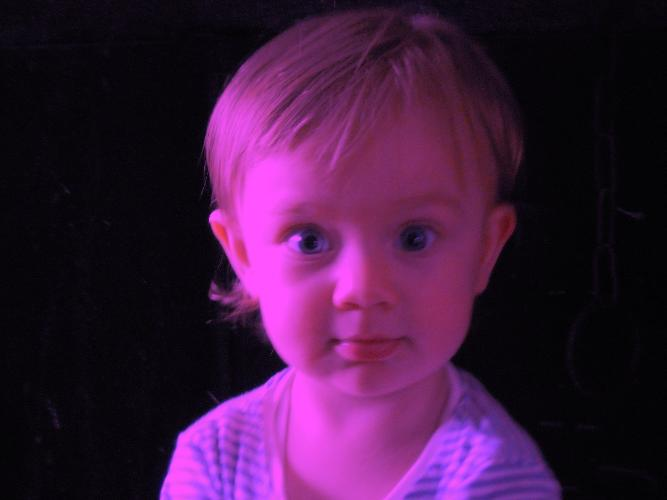
%> input picture Prove_esame/esm_120612/immagini/viola.jpg, 667 x 500 px
$ octave ex1.m   (GNU Octave 9; MATLAB toolbox functions it lacks are replaced by stand-ins)
%> lines starting %> are read from the running program, lines starting %| are printed output that depends on the picture; in (x1, y1, x2, y2) boxes, pixels count from 0 and x2, y2 are one past the last pixel; in counts of white or black regions, pixels touching at a corner belong together; the program's own positions count from 1
%> further down, x is the input picture: size 500x667x3 uint8; mean R, G, B 63, 24.4, 62.2
### Prove_esame/esm_120612/soluzioni/sol_120612/ex1/colorbalancing.m
function y = colorbalancing(x);

x = x/255;
m = 1 - x(:,:,2);
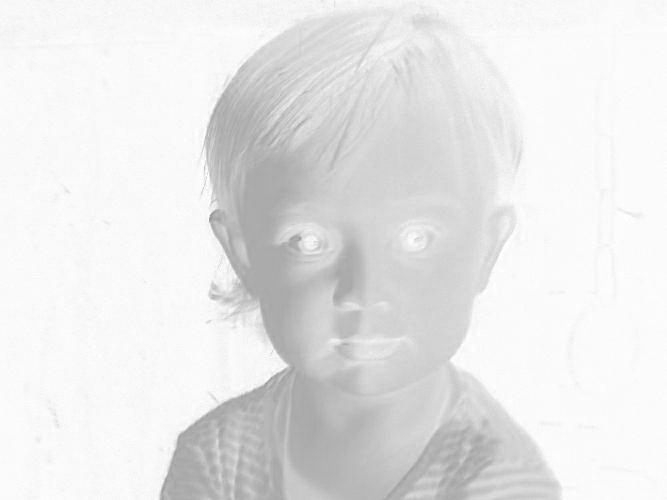
%> m: size 500x667 double; min 0.573, max 1, mean 0.904
x(:,:,2) = 1 - m.^(3.5);
y = x*255;
end

### Prove_esame/esm_120612/soluzioni/sol_120612/ex1/ex1.m
close all; clear all; clc;
x = imread('viola.jpg');
subplot(1,3,1); imshow(x); title('troppo magenta');

% color balancing
x = double(x);
y = colorbalancing(x);
subplot(1,3,2); imshow(uint8(y)); title('immagine elaborata');

w = imread('viola_originale.jpg');
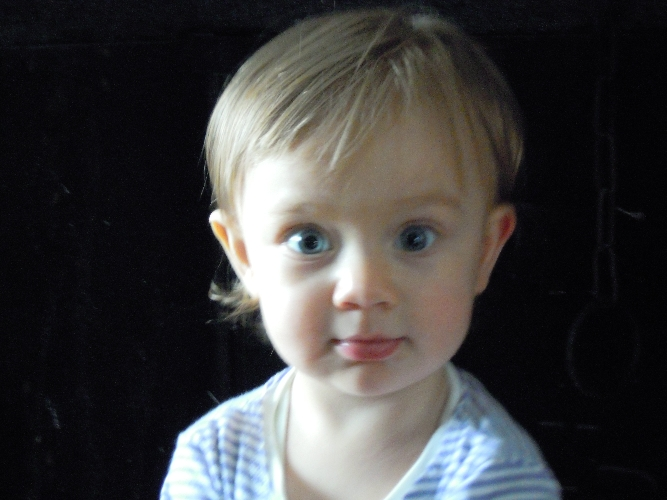
%> input picture Prove_esame/esm_120612/immagini/viola_originale.jpg, 667 x 500 px
%> w is the input picture: size 500x667x3 uint8; mean R, G, B 63.2, 62.4, 62.4
subplot(1,3,3); imshow(w); title('immagine originale');
mse = mean2((double(w)-y).^2)
%> mse = 147.5
% l'MSE e' piu' basso se lavorate con i dati normalizzati

% segmentazione nello spazio HSV
HSV = rgb2hsv(y);
%> HSV: size 500x667x3 double; mean H, S, V 0.4, 0.5, 74.6
V = HSV(:,:,3);
mask = V<=45;
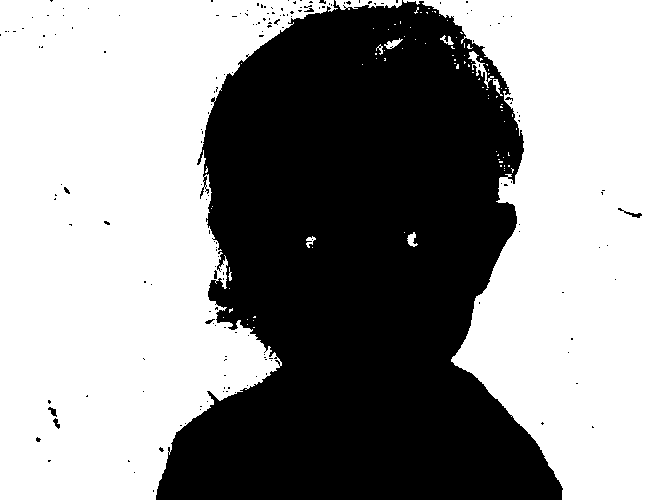
%> mask: size 500x667 logical; 58.5% white; 176 black regions (168 under 20 px), largest, box (x1, y1, x2, y2) and area: (156, 0, 563, 500) 137499, (618, 208, 642, 218) 64, (48, 407, 57, 417) 44
figure; imshow(mask,[]); title('mappa di segmentazione');

% equalizzazione del solo sfondo nello spazio HSV
sfondo = V.*mask;
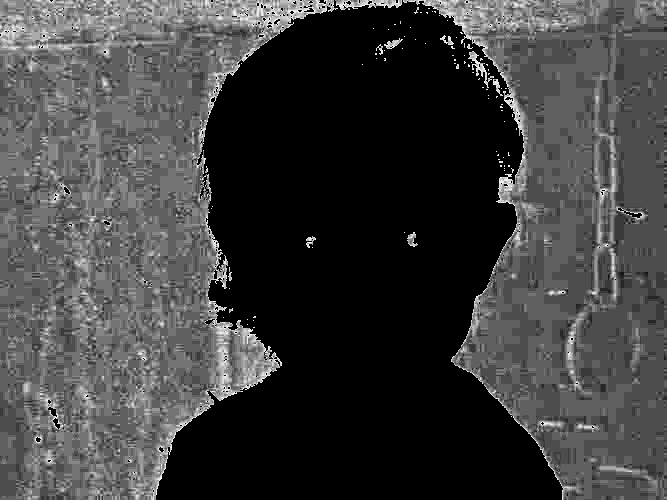
%> sfondo: size 500x667 double; min 0, max 45, mean 11.1; drawn with min black and max white
L = sum(mask(:));               % ~n.ro pixel dello sfondo
%> L = 195226
p = hist(sfondo(:), [0:max(sfondo(:))])/L;
%> p = 46 values, max 0.708 at index 1, min 5.12e-06 at index 2, mean 0.0371
cdf = cumsum(p);
%> cdf = 46 values from 0.708 to 1.71
y = cdf(uint8(sfondo)+1);
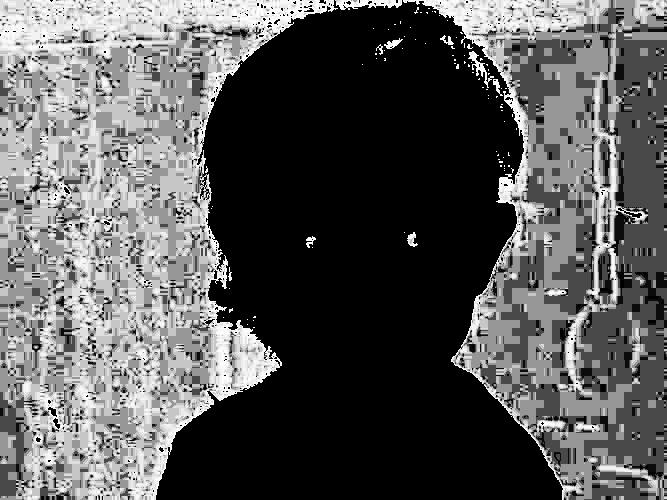
%> y: size 500x667 double; min 0.708, max 1.71, mean 1.06; drawn with min black and max white
z = 127*(y-min(y(:)))/(max(y(:))-min(y(:))); % fshs intervallo [0,127]
h = fspecial('gaussian',12,2);
z = imfilter(z,h,'symmetric');   % filtraggio
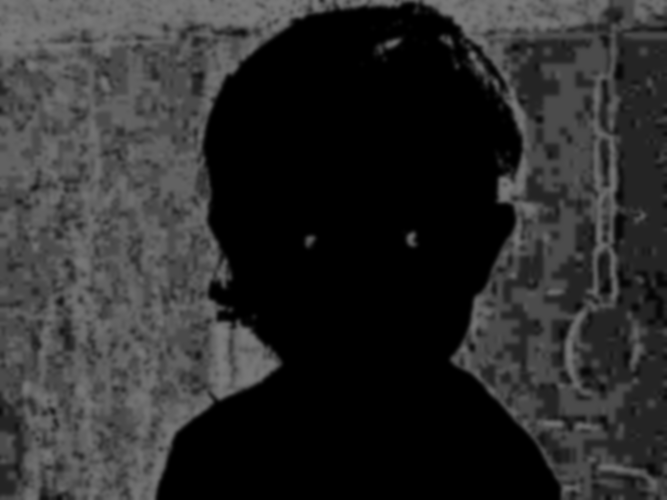
%> z: size 500x667 double; min 0, max 124.1, mean 44.4
HSV(:,:,3) = z.*mask + V.*(1-mask);
%> HSV: size 500x667x3 double; mean H, S, V 0.4, 0.5, 107
xeq = hsv2rgb(HSV);
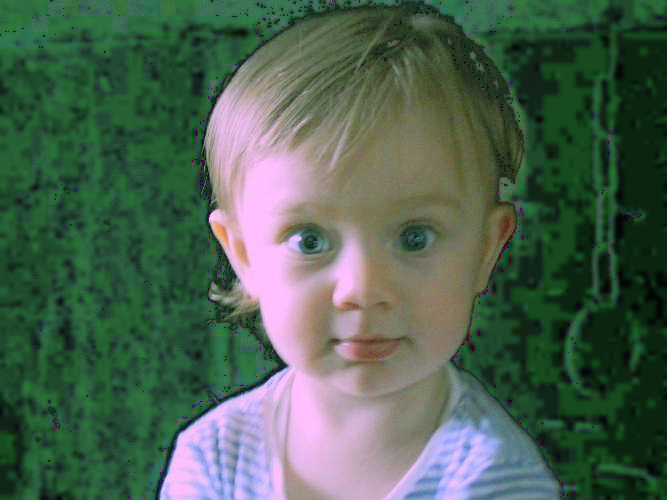
%> xeq: size 500x667x3 double; mean R, G, B 76.6, 98.6, 81.7
figure; imshow(uint8(xeq)); title('immagine equalizzata localmente')
